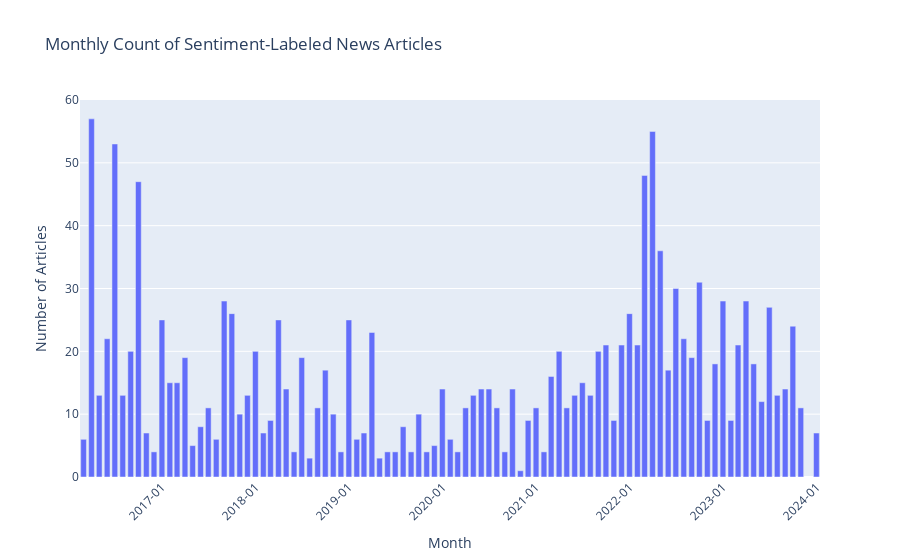

The notebook cell saved with this chart:
### Code cell
plot_timeseries(summarized_news)
